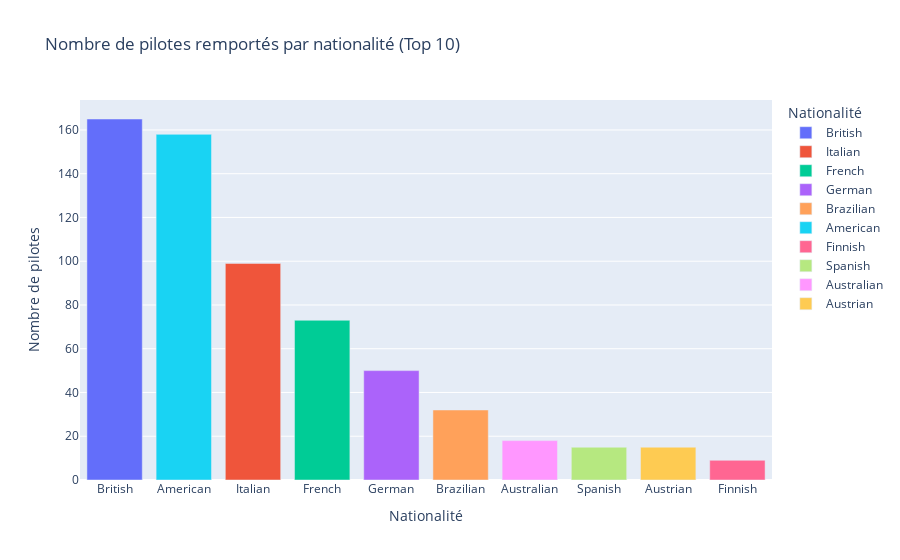

Notebook code cell kept with this figure:
### Code cell
# Créer un graphique à barres
top_10 = result.head(10)

# Créer un graphique à barres avec Plotly Express
fig = px.bar(top_10, x='nationality', y='Nombre de pilotes', color='nationality',
             labels={'nationality': 'Nationalité', 'Nombre de pilotes': 'Nombre de pilotes'},
             title='Nombre de pilotes remportés par nationalité (Top 10)')
fig.update_layout(xaxis={'categoryorder':'total descending'})  
fig.show()

### Figure 1 — Plotly figure (JSON) as saved in the notebook; plotly's stock layout.template omitted (floating-point values rounded to 4 significant figures)
{"data": [{"alignmentgroup": "True", "hovertemplate": "Nationalité=%{x}<br>Nombre de pilotes=%{y}<extra></extra>", "legendgroup": "British", "marker": {"color": "#636efa", "pattern": {"shape": ""}}, "name": "British", "offsetgroup": "British", "orientation": "v", "showlegend": true, "textposition": "auto", "type": "bar", "x": ["British"], "xaxis": "x", "y": [165], "yaxis": "y"}, {"alignmentgroup": "True", "hovertemplate": "Nationalité=%{x}<br>Nombre de pilotes=%{y}<extra></extra>", "legendgroup": "Italian", "marker": {"color": "#EF553B", "pattern": {"shape": ""}}, "name": "Italian", "offsetgroup": "Italian", "orientation": "v", "showlegend": true, "textposition": "auto", "type": "bar", "x": ["Italian"], "xaxis": "x", "y": [99], "yaxis": "y"}, {"alignmentgroup": "True", "hovertemplate": "Nationalité=%{x}<br>Nombre de pilotes=%{y}<extra></extra>", "legendgroup": "French", "marker": {"color": "#00cc96", "pattern": {"shape": ""}}, "name": "French", "offsetgroup": "French", "orientation": "v", "showlegend": true, "textposition": "auto", "type": "bar", "x": ["French"], "xaxis": "x", "y": [73], "yaxis": "y"}, {"alignmentgroup": "True", "hovertemplate": "Nationalité=%{x}<br>Nombre de pilotes=%{y}<extra></extra>", "legendgroup": "German", "marker": {"color": "#ab63fa", "pattern": {"shape": ""}}, "name": "German", "offsetgroup": "German", "orientation": "v", "showlegend": true, "textposition": "auto", "type": "bar", "x": ["German"], "xaxis": "x", "y": [50], "yaxis": "y"}, {"alignmentgroup": "True", "hovertemplate": "Nationalité=%{x}<br>Nombre de pilotes=%{y}<extra></extra>", "legendgroup": "Brazilian", "marker": {"color": "#FFA15A", "pattern": {"shape": ""}}, "name": "Brazilian", "offsetgroup": "Brazilian", "orientation": "v", "showlegend": true, "textposition": "auto", "type": "bar", "x": ["Brazilian"], "xaxis": "x", "y": [32], "yaxis": "y"}, {"alignmentgroup": "True", "hovertemplate": "Nationalité=%{x}<br>Nombre de pilotes=%{y}<extra></extra>", "legendgroup": "American", "marker": {"color": "#19d3f3", "pattern": {"shape": ""}}, "name": "American", "offsetgroup": "American", "orientation": "v", "showlegend": true, "textposition": "auto", "type": "bar", "x": ["American"], "xaxis": "x", "y": [158], "yaxis": "y"}, {"alignmentgroup": "True", "hovertemplate": "Nationalité=%{x}<br>Nombre de pilotes=%{y}<extra></extra>", "legendgroup": "Finnish", "marker": {"color": "#FF6692", "pattern": {"shape": ""}}, "name": "Finnish", "offsetgroup": "Finnish", "orientation": "v", "showlegend": true, "textposition": "auto", "type": "bar", "x": ["Finnish"], "xaxis": "x", "y": [9], "yaxis": "y"}, {"alignmentgroup": "True", "hovertemplate": "Nationalité=%{x}<br>Nombre de pilotes=%{y}<extra></extra>", "legendgroup": "Spanish", "marker": {"color": "#B6E880", "pattern": {"shape": ""}}, "name": "Spanish", "offsetgroup": "Spanish", "orientation": "v", "showlegend": true, "textposition": "auto", "type": "bar", "x": ["Spanish"], "xaxis": "x", "y": [15], "yaxis": "y"}, {"alignmentgroup": "True", "hovertemplate": "Nationalité=%{x}<br>Nombre de pilotes=%{y}<extra></extra>", "legendgroup": "Australian", "marker": {"color": "#FF97FF", "pattern": {"shape": ""}}, "name": "Australian", "offsetgroup": "Australian", "orientation": "v", "showlegend": true, "textposition": "auto", "type": "bar", "x": ["Australian"], "xaxis": "x", "y": [18], "yaxis": "y"}, {"alignmentgroup": "True", "hovertemplate": "Nationalité=%{x}<br>Nombre de pilotes=%{y}<extra></extra>", "legendgroup": "Austrian", "marker": {"color": "#FECB52", "pattern": {"shape": ""}}, "name": "Austrian", "offsetgroup": "Austrian", "orientation": "v", "showlegend": true, "textposition": "auto", "type": "bar", "x": ["Austrian"], "xaxis": "x", "y": [15], "yaxis": "y"}], "layout": {"autosize": true, "barmode": "relative", "legend": {"title": {"text": "Nationalité"}, "tracegroupgap": 0}, "title": {"text": "Nombre de pilotes remportés par nationalité (Top 10)"}, "xaxis": {"anchor": "y", "autorange": true, "categoryarray": ["British", "Italian", "French", "German", "Brazilian", "American", "Finnish", "Spanish", "Australian", "Austrian"], "categoryorder": "total descending", "domain": [0, 1], "range": [-0.5, 9.5], "title": {"text": "Nationalité"}, "type": "category"}, "yaxis": {"anchor": "x", "autorange": true, "domain": [0, 1], "range": [0, 173.7], "title": {"text": "Nombre de pilotes"}, "type": "linear"}}}
